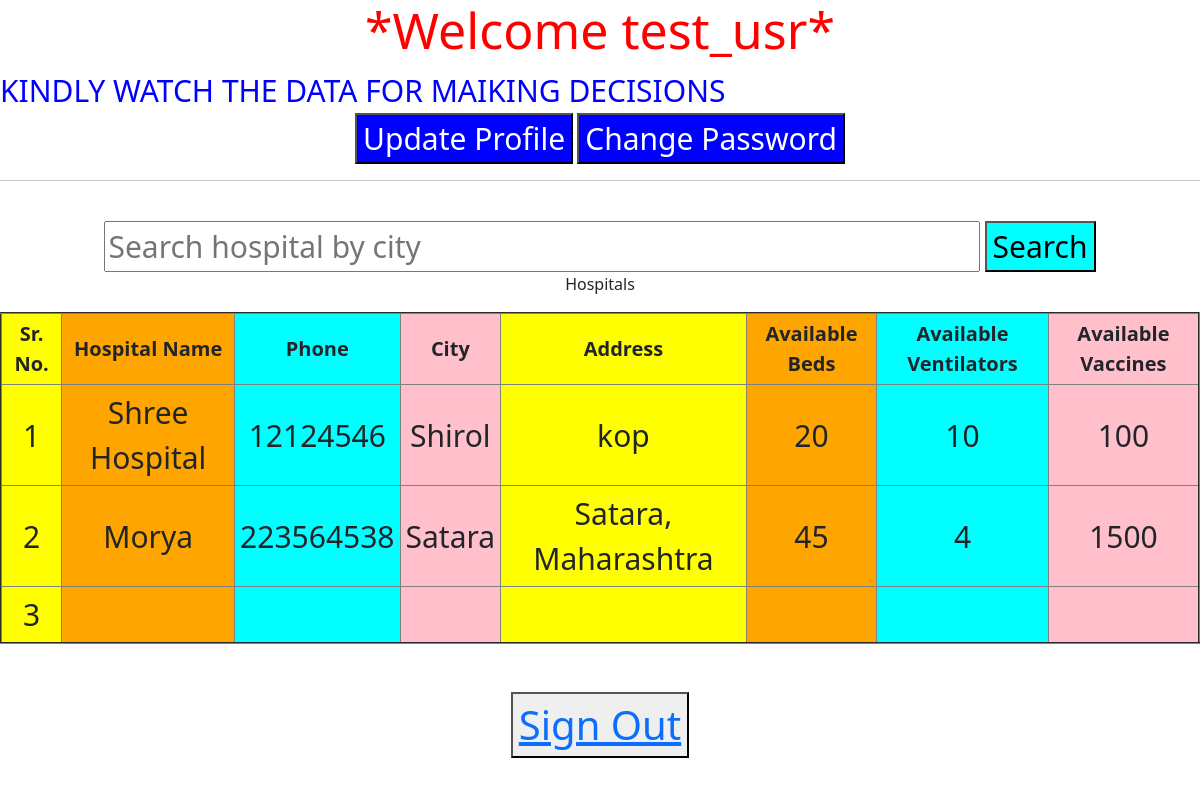
The app's page /sginpg_user (signed in) with its own data.
### reg/models.py (models this page shows, shortened)
class hspinfo(models.Model):
    user = models.OneToOneField(User, on_delete=models.CASCADE)
    hospital_Name = models.CharField(max_length=50)
    phone = models.CharField(max_length=12)
    email = models.CharField(max_length=30)
    city = models.CharField(max_length=30)
    address = models.CharField(max_length=120)
    no_of_beds = models.CharField(max_length=10)
    no_of_ventilators = models.CharField(max_length=10)
    no_of_vaccines = models.CharField(max_length=10)

### reg/views.py (the view)
# urls.py: path('sginpg_user', views.sginpg_user, name="sginpg_user"),
@login_required
@user_required
def sginpg_user(request):
    hos_data = hspinfo.objects.all()
    hosp = {
        "hosp_info" : hos_data
    }
    return render(request, 'sginpg_user.html', hosp)

### templates/sginpg_user.html (shortened to what this page needs)
<!DOCTYPE html>
<html lang="en">
<head>
<link href="https://cdn.jsdelivr.net/npm/bootstrap@5.0.1/dist/css/bootstrap.min.css" rel="stylesheet">
</head>
<body>
 <body background="https://images.unsplash.com/photo-1580596090683-f4711170117b?ixid=MnwxMjA3fDB8MHxzZWFyY2h8MTV8fHdhdGVyJTIwc3BsYXNofGVufDB8fDB8fA%3D%3D&ixlib=rb-1.2.1&auto=format&fit=crop&w=500&q=60 ">
   <center><h1 style="color:red;font-size:50px;"> *Welcome {{request.user}}*</h1></center>
   <marquee style="color:blue; font-size:30px;">KINDLY WATCH THE DATA FOR MAIKING DECISIONS </marquee>
   <center> <a href="usr_edit"><button style="color:white; background:blue; font-size:30px;" type="button">Update Profile</button></a>
    <a href="change_pass_usr"><button style="color:white; background:blue; font-size:30px;" type="button" >Change Password</button></a></center>
    <hr>
    <br>
    <center>
    <div class="srch">
        <form action="/search" method="GET">
            <div class="srch-btn">
                <input style="color:red; font-size:30px; width:73%" type="text" name="search"  placeholder="Search hospital by city" id="">
            <button style="font-size:30px; background:cyan ;" class="srbtn" type="submit" placeholder="Search hospital by city" required>Search</button>
            </div>
        </form>
    </div>
    <p>Hospitals</p>
</center>
    <center>
    <table class="css-serial table-bordered" border="2" cellspacing="10px" cellpadding="5px">
        <tr>
            <th style="background:yellow;">Sr. No.</th>
            <th style="background:orange;">Hospital Name</th>
            <th style="background:cyan;" >Phone</th>
            <th style="background:pink;" >City</th>
            <th style="background:yellow;" >Address</th>
            <th style="background:orange;">Available Beds</th>
            <th style="background:cyan;" >Available Ventilators</th>
            <th style="background:pink;">Available Vaccines</th>
        </tr>
        {% for i in hosp_info %}
        <tr>
            <td style="background:yellow;"></td>
            <td style="background:orange;">{{i.hospital_Name}}</td>
            <td style="background:cyan;">{{i.phone}}</td>
            <td style="background:pink;">{{i.city}}</td>
            <td style="background:yellow;">{{i.address}}</td>
            <td style="background:orange;">{{i.no_of_beds}}</td>
            <td style="background:cyan;">{{i.no_of_ventilators}}</td>
            <td style="background:pink;">{{i.no_of_vaccines}}</td>
        </tr>
        {% endfor %}
    </table>
    </center>
    <br>
    <br>
    <center><button style="font-size:40px; "><a href="sout">Sign Out</a></button></center>
</body>
</html>

### templates/sginpg_user.html (style rules this page uses)
.css-serial { counter-reset: serial-number; text-align: center; }
.css-serial td:first-child::before { counter-increment: serial-number; content: counter(serial-number); }
td { font-size:30px; }
th { font-size:20px; }
body { background-repeat:no-repeat; background-size:100% 300%; }

### records on screen
hspinfo: hospital_Name "Shree Hospital", phone "12124546", city "Shirol", address "kop", no_of_beds "20", no_of_ventilators "10", no_of_vaccines "100"
hspinfo: hospital_Name "Morya", phone "223564538", city "Satara", address "Satara, Maharashtra", no_of_beds "45", no_of_ventilators "4", no_of_vaccines "1500"
